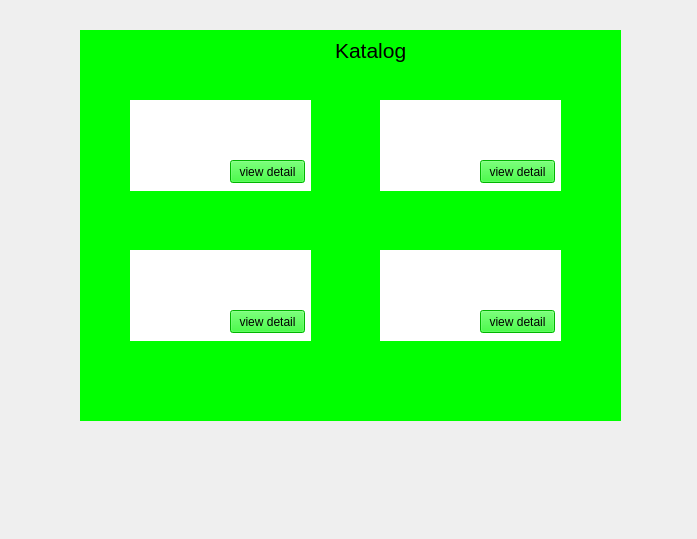
<?xml version="1.0" encoding="UTF-8"?>
<ui version="4.0">
 <class>Form</class>
 <widget class="QWidget" name="Form">
  <property name="geometry">
   <rect>
    <x>0</x>
    <y>0</y>
    <width>697</width>
    <height>539</height>
   </rect>
  </property>
  <property name="windowTitle">
   <string>Form</string>
  </property>
  <widget class="QWidget" name="widget" native="true">
   <property name="geometry">
    <rect>
     <x>80</x>
     <y>30</y>
     <width>541</width>
     <height>391</height>
    </rect>
   </property>
   <property name="styleSheet">
    <string notr="true">background-color: rgb(0, 255, 0);</string>
   </property>
   <widget class="QPushButton" name="pushButton">
    <property name="geometry">
     <rect>
      <x>150</x>
      <y>130</y>
      <width>75</width>
      <height>23</height>
     </rect>
    </property>
    <property name="text">
     <string>view detail</string>
    </property>
   </widget>
   <widget class="QPushButton" name="pushButton_2">
    <property name="geometry">
     <rect>
      <x>150</x>
      <y>280</y>
      <width>75</width>
      <height>23</height>
     </rect>
    </property>
    <property name="text">
     <string>view detail</string>
    </property>
   </widget>
   <widget class="QPushButton" name="pushButton_3">
    <property name="geometry">
     <rect>
      <x>400</x>
      <y>130</y>
      <width>75</width>
      <height>23</height>
     </rect>
    </property>
    <property name="text">
     <string>view detail</string>
    </property>
   </widget>
   <widget class="QPushButton" name="pushButton_4">
    <property name="geometry">
     <rect>
      <x>400</x>
      <y>280</y>
      <width>75</width>
      <height>23</height>
     </rect>
    </property>
    <property name="text">
     <string>view detail</string>
    </property>
   </widget>
   <widget class="QLabel" name="label">
    <property name="geometry">
     <rect>
      <x>50</x>
      <y>70</y>
      <width>181</width>
      <height>91</height>
     </rect>
    </property>
    <property name="styleSheet">
     <string notr="true">background-color: rgb(255, 255, 255);</string>
    </property>
    <property name="text">
     <string/>
    </property>
   </widget>
   <widget class="QLabel" name="Judul">
    <property name="geometry">
     <rect>
      <x>255</x>
      <y>0</y>
      <width>81</width>
      <height>41</height>
     </rect>
    </property>
    <property name="font">
     <font>
      <pointsize>16</pointsize>
     </font>
    </property>
    <property name="text">
     <string>Katalog</string>
    </property>
   </widget>
   <widget class="QLabel" name="label_2">
    <property name="geometry">
     <rect>
      <x>300</x>
      <y>70</y>
      <width>181</width>
      <height>91</height>
     </rect>
    </property>
    <property name="styleSheet">
     <string notr="true">background-color: rgb(255, 255, 255);</string>
    </property>
    <property name="text">
     <string/>
    </property>
   </widget>
   <widget class="QLabel" name="label_3">
    <property name="geometry">
     <rect>
      <x>50</x>
      <y>220</y>
      <width>181</width>
      <height>91</height>
     </rect>
    </property>
    <property name="styleSheet">
     <string notr="true">background-color: rgb(255, 255, 255);</string>
    </property>
    <property name="text">
     <string/>
    </property>
   </widget>
   <widget class="QLabel" name="label_4">
    <property name="geometry">
     <rect>
      <x>300</x>
      <y>220</y>
      <width>181</width>
      <height>91</height>
     </rect>
    </property>
    <property name="styleSheet">
     <string notr="true">background-color: rgb(255, 255, 255);</string>
    </property>
    <property name="text">
     <string/>
    </property>
   </widget>
   <zorder>label</zorder>
   <zorder>pushButton</zorder>
   <zorder>Judul</zorder>
   <zorder>label_2</zorder>
   <zorder>pushButton_3</zorder>
   <zorder>label_3</zorder>
   <zorder>pushButton_2</zorder>
   <zorder>label_4</zorder>
   <zorder>pushButton_4</zorder>
  </widget>
 </widget>
 <resources/>
 <connections/>
</ui>
